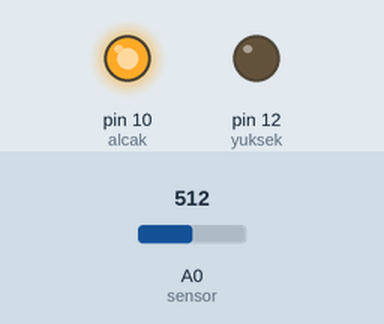
This sketch was run on a simulated Arduino Uno, built with avr-gcc and run on an emulated ATmega328P. On the bench: output pins drawn as LEDs (lit = HIGH). Inputs (shaded band) come from the test bench; at power-on: A0 (sensor) = 512.

Above: at 1.2 s.
1.3 s: A0 (sensor) set to 412
2.8 s: A0 (sensor) set to 385
At 3.9 s:
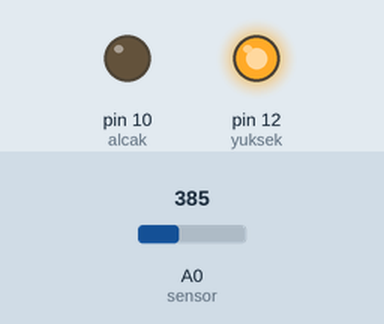
4.3 s: A0 (sensor) set to 410
At 5.0 s:
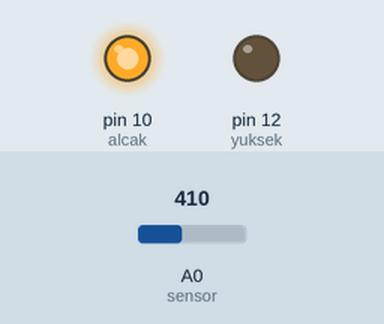
5.8 s: A0 (sensor) set to 390
At 6.2 s:
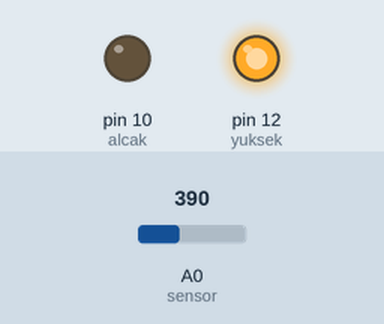
Timing chart, 0 to 8.3 s (numbered marks = the images above; inputs shaded):
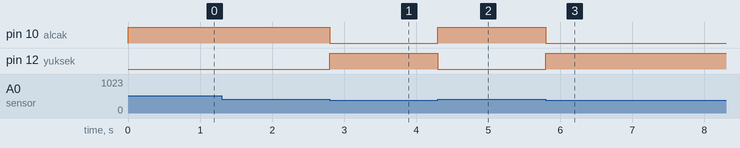

Measured:
- the behaviour switches between 400 and 399 on A0 (sensor) (found by bisection; images 0 and 1)
- after the input at 1.3 s, every drawn part: stays the same
- after the input at 2.8 s, pin 10 (alcak): HIGH → LOW at once; pin 12 (yuksek): LOW → HIGH at once
- after the input at 4.3 s, pin 10 (alcak): LOW → HIGH at once; pin 12 (yuksek): HIGH → LOW at once
- after the input at 5.8 s, pin 10 (alcak): HIGH → LOW at once; pin 12 (yuksek): LOW → HIGH at once

The sketch:

Bolum_2_Uyg_2.ino
```cpp
int yuksek = 12;
      int alcak = 10;
      int sensor = A0;
      void setup() {
        pinMode(yuksek, OUTPUT);
                         pinMode(alcak, OUTPUT);
}
      void loop() {
        int deger = analogRead(sensor);
        if(deger < 400)
                 {   digitalWrite(alcak, LOW);
                         digitalWrite(yuksek, HIGH);
}
      else {
        digitalWrite(alcak, HIGH);
        digitalWrite(yuksek, LOW);
} }
```
